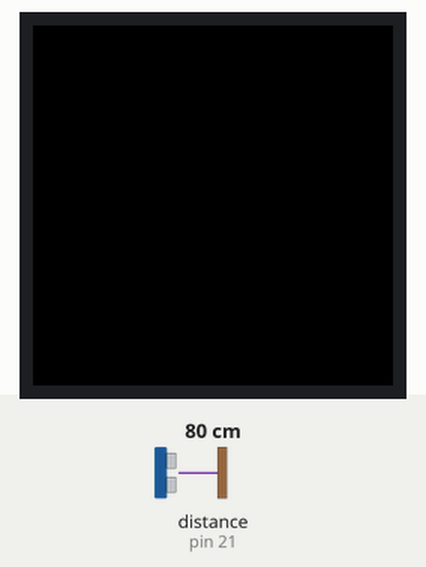
A program run on a simulated MicroPython board. Shown: 240×240 colour display. Inputs (shaded band) come from the test bench; at power-on: distance to the obstacle (sensor on pin 21) 80 cm. The echo pulse lasts 58.3 µs per cm; library files of the repository ran but are not shown: st7789.py, vga2_8x8.py, vga1_16x32.py; what the program prints to the serial console is not drawn.

Above: at 2.2 s.
2.3 s: distance to the obstacle (sensor on pin 21) set to 2 cm
At 3.3 s:
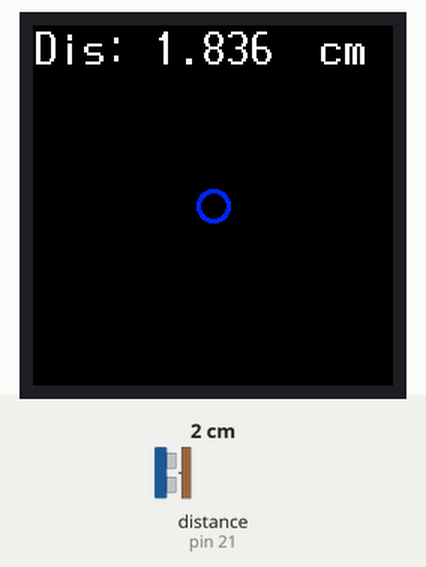
4.3 s: distance to the obstacle (sensor on pin 21) set to 4 cm
At 5.5 s:
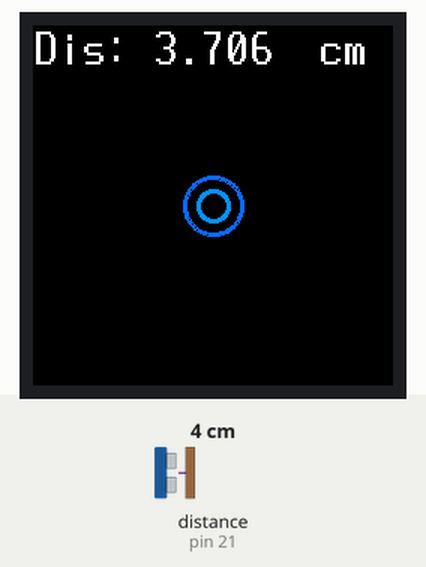
Timing chart, 0 to 7.3 s (numbered marks = the images above; inputs shaded):
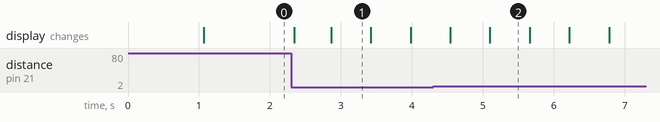

Measured:
- after the input at 2.3 s, the display: first changes at once (image 1 shows a later state)
- what the display in image 2 shows lasts 0.6 s, from 5.1 s to 5.7 s

The program:

main.py
```python
from machine import UART,Pin,Timer,PWM,SPI,time_pulse_us,freq
import _thread
from time import sleep_us,ticks_us,sleep
import uos
import test.st7789 as st7789
from test.fonts import vga2_8x8 as font1
from test.fonts import vga1_16x32 as font2
import random
import  math,array
import struct
global direction

freq(180_000_000)

trig = Pin(20, Pin.OUT, Pin.PULL_UP)
echo = Pin(21, Pin.IN)
st7789_res = 0
st7789_dc  = 1
disp_width = 240
disp_height = 240
CENTER_Y = int(disp_width/2)
CENTER_X = int(disp_height/2)
spi_sck=Pin(2)
spi_tx=Pin(3)
spi0=SPI(0,baudrate=60000000, phase=1, polarity=1, sck=spi_sck, mosi=spi_tx)

display = st7789.ST7789(spi0, disp_width, disp_width,
                          reset=machine.Pin(st7789_res, machine.Pin.OUT),
                          dc=machine.Pin(st7789_dc, machine.Pin.OUT),
                          xstart=0, ystart=0, rotation=0)
display.fill(st7789.BLACK)

def get_distance():
    # 发送10us的高电平脉冲来触发超声波传感器
    trigger_pin.on()
    time.sleep_us(10)
    trigger_pin.off()

    # 计算回波的时间
    duration = time_pulse_us(echo_pin, 1, 30000)  # 等待最长30ms

    # 将回波时间转换为距离（单位：厘米）
    distance = duration / 58  # 根据声波在空气中传播的速度计算距离
    return distance

def getlang():
    distance=0
    trig.value(1)
    sleep_us(20)
    trig.value(0)
    while echo.value() == 0:
        pass
    if echo.value() == 1:
        ts=ticks_us()                   #开始时间
        while echo.value() == 1:        #等待脉冲高电平结束
            pass
        te=ticks_us()                   #结束时间
        tc=te-ts                        #回响时间（单位us）
        distance=(tc*170)/10000       #距离计算（单位为:m）
    return distance
def light_dot(x,y,color):
   display.pixel(x,y,color)

def draw_circle(x,y,r,color,fill=0):
   '''
   绘制圆形
   :param x,y  圆心坐标
   :param r  圆心半径
   :param fill 0 不填充  1 填充
   '''
   angleList = [0.0, 0.05, 0.1, 0.15, 0.2, 0.25, 0.3, 0.35, 0.4, 0.45, 0.5, 0.55, 0.6, 0.65, 0.7, 0.75, 0.7853981633974483, 0.8, 0.85, 0.9, 0.95, 1.0, 1.05, 1.1, 1.15, 1.2, 1.25, 1.3, 1.35, 1.4, 1.45, 1.5, 1.55, 1.5707963267948966, 1.6, 1.65, 1.7, 1.75, 1.8, 1.85, 1.9, 1.95, 2.0, 2.05, 2.1, 2.15, 2.2, 2.25, 2.3, 2.35, 2.356194490192345, 2.4, 2.45, 2.5, 2.55, 2.6, 2.65, 2.7, 2.75, 2.8, 2.85, 2.9, 2.95, 3.0, 3.05, 3.1, 3.141592653589793, 3.15, 3.2, 3.25, 3.3, 3.35, 3.4, 3.45, 3.5, 3.55, 3.6, 3.65, 3.7, 3.75, 3.8, 3.85, 3.9, 3.9269908169872414, 3.95, 4.0, 4.05, 4.1, 4.15, 4.2, 4.25, 4.3, 4.35, 4.4, 4.45, 4.5, 4.55, 4.6, 4.65, 4.7, 4.71238898038469, 4.75, 4.8, 4.85, 4.9, 4.95, 5.0, 5.05, 5.1, 5.15, 5.2, 5.25, 5.3, 5.35, 5.4, 5.45, 5.497787143782138, 5.5, 5.55, 5.6, 5.65, 5.7, 5.75, 5.8, 5.85, 5.9, 5.95, 6.0, 6.05, 6.1, 6.15, 6.2, 6.25, 6.283185307179586];
   for i in angleList:
     light_dot(x+round(math.sin(i)*r),y+round(math.cos(i)*r),color)
   if fill:
     powR = math.pow(r,2)
     for xx in range(x-r,x+r):
       for yy in range(y-r,y+r):
         if ( (math.pow(xx-x,2)+math.pow(yy-y,2)) < powR):
           light_dot(xx,yy,color)

current_r = 0
turn = 0
while True:
    distance = getlang()
    if distance <25 :
        dis = "Dis: {} ".format(distance)
        display.text(font2, str(dis), 0, 0)
        display.text(font2, "cm", 190, 0)
        print(dis)
        turn += 1
        current_r = int(distance*5 )
        for i in range (current_r,current_r+3) :
            draw_circle(120,120,i,st7789.BLUE+0x10*current_r*turn,fill=0)
        if turn == 50 :
            turn = 0
```
